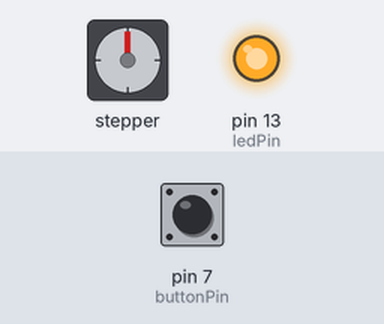
The sketch below on a simulated Arduino Uno, built with avr-gcc and run on an emulated ATmega328P. Shown: stepper motor, output pins drawn as LEDs (lit = HIGH). The test bench sets the inputs (shaded band); at power-on: pin 7 (buttonPin) LOW. Stepper angles assume 2048 steps per turn.

Above: at 1.2 s.
1.3 s: pin 7 (buttonPin) pulled HIGH for 0.15 s
At 1.6 s:
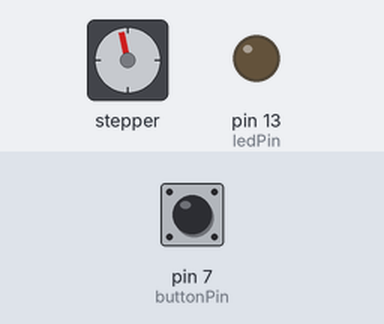
At 2.2 s:
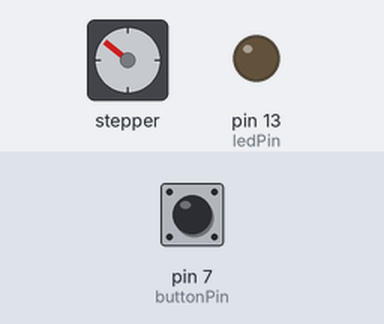
Timing chart, 0 to 24.9 s (numbered marks = the images above; inputs shaded):
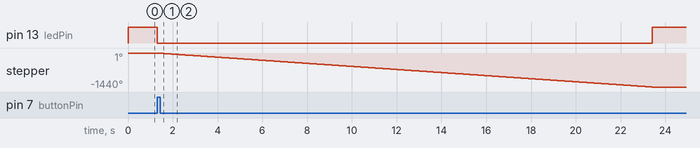

Measured:
- after the input at 1.3 s, pin 13 (ledPin): HIGH → LOW at once, → HIGH 22.1 s later; stepper: turns 1440° counter-clockwise in 22.1 s, starting at once

The sketch:

Henhive_Door.ino
```cpp
#include <Stepper.h>

// THIS IS STEPS PER REVOLUTION BEFORE GEARS
#define STEPS_PER_REVOLUTION_INTERNAL 32

// GEAR RATIO IS 1:64, SO 32 * 64 = 2048
#define STEPS_PER_REVOLUTION 32 * 64

// 12 white/green -> IN4
// 11 green -> IN3
// 9 white/blue -> IN2
// 8 blue -> IN1

Stepper motor(STEPS_PER_REVOLUTION_INTERNAL, 8, 11, 9, 12 );

int lightPin = A0;
int ledPin = 13;
int buttonPin = 7;
bool door_is_open = false;
bool door_is_moving = false;

void setup() {
  pinMode(ledPin, OUTPUT);
  pinMode(buttonPin, INPUT);
  motor.setSpeed(700);
}

void closeTheDoor() {
  door_is_moving = true;
  digitalWrite(ledPin, LOW);
  motor.step(STEPS_PER_REVOLUTION * 4);
  door_is_open = false;
  digitalWrite(ledPin, HIGH);
  door_is_moving = false;
}

void openTheDoor() {
  door_is_moving = true;
  digitalWrite(ledPin, LOW);
  motor.step(-STEPS_PER_REVOLUTION * 4);
  door_is_open = true;
  digitalWrite(ledPin, HIGH);
  door_is_moving = false;
}
void loop() {
  digitalWrite(ledPin, HIGH);
  if (digitalRead(buttonPin) == HIGH) {
    if(not door_is_moving) {
      if (door_is_open) {
        closeTheDoor();
      } else {
        openTheDoor();
      }
    }
  }

//  if (analogRead(lightPin) > 200) {
//    if (!door_is_open) {
//      openTheDoor();
//      delay(3000);
//    }
//  }
//
//  if (analogRead(lightPin) < 50) {
//    if (door_is_open) {
//      closeTheDoor();
//      delay(3000);
//    }
//  }

  delay(100);

  digitalWrite(13, LOW);
}
```
